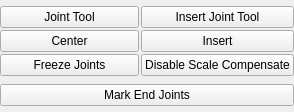
<?xml version="1.0" encoding="UTF-8"?>
<ui version="4.0">
 <class>JointsDesignPanel</class>
 <widget class="QWidget" name="JointsDesignPanel">
  <property name="geometry">
   <rect>
    <x>0</x>
    <y>0</y>
    <width>294</width>
    <height>112</height>
   </rect>
  </property>
  <property name="windowTitle">
   <string>Form</string>
  </property>
  <layout class="QVBoxLayout" name="verticalLayout">
   <property name="spacing">
    <number>2</number>
   </property>
   <property name="leftMargin">
    <number>0</number>
   </property>
   <property name="topMargin">
    <number>0</number>
   </property>
   <property name="rightMargin">
    <number>0</number>
   </property>
   <property name="bottomMargin">
    <number>0</number>
   </property>
   <item>
    <layout class="QGridLayout" name="gridLayout">
     <item row="0" column="1">
      <widget class="QPushButton" name="insert_joint_tool_btn">
       <property name="text">
        <string>Insert Joint Tool</string>
       </property>
      </widget>
     </item>
     <item row="1" column="1">
      <widget class="QPushButton" name="insert_btn">
       <property name="text">
        <string>Insert</string>
       </property>
      </widget>
     </item>
     <item row="1" column="0">
      <widget class="QPushButton" name="center_btn">
       <property name="text">
        <string>Center</string>
       </property>
      </widget>
     </item>
     <item row="0" column="0">
      <widget class="QPushButton" name="joint_tool_btn">
       <property name="text">
        <string>Joint Tool</string>
       </property>
      </widget>
     </item>
     <item row="2" column="0">
      <widget class="QPushButton" name="freeze_btn">
       <property name="statusTip">
        <string>Freeze rotates and scales on the selected joint hierarchies.</string>
       </property>
       <property name="text">
        <string>Freeze Joints</string>
       </property>
      </widget>
     </item>
     <item row="2" column="1">
      <widget class="QPushButton" name="disable_ssc_btn">
       <property name="text">
        <string>Disable Scale Compensate</string>
       </property>
      </widget>
     </item>
    </layout>
   </item>
   <item>
    <widget class="QPushButton" name="mark_end_joints_btn">
     <property name="statusTip">
      <string>Find all end joints in the selected hierarchy and rename and color them.</string>
     </property>
     <property name="text">
      <string>Mark End Joints</string>
     </property>
    </widget>
   </item>
  </layout>
 </widget>
 <resources/>
 <connections/>
</ui>
